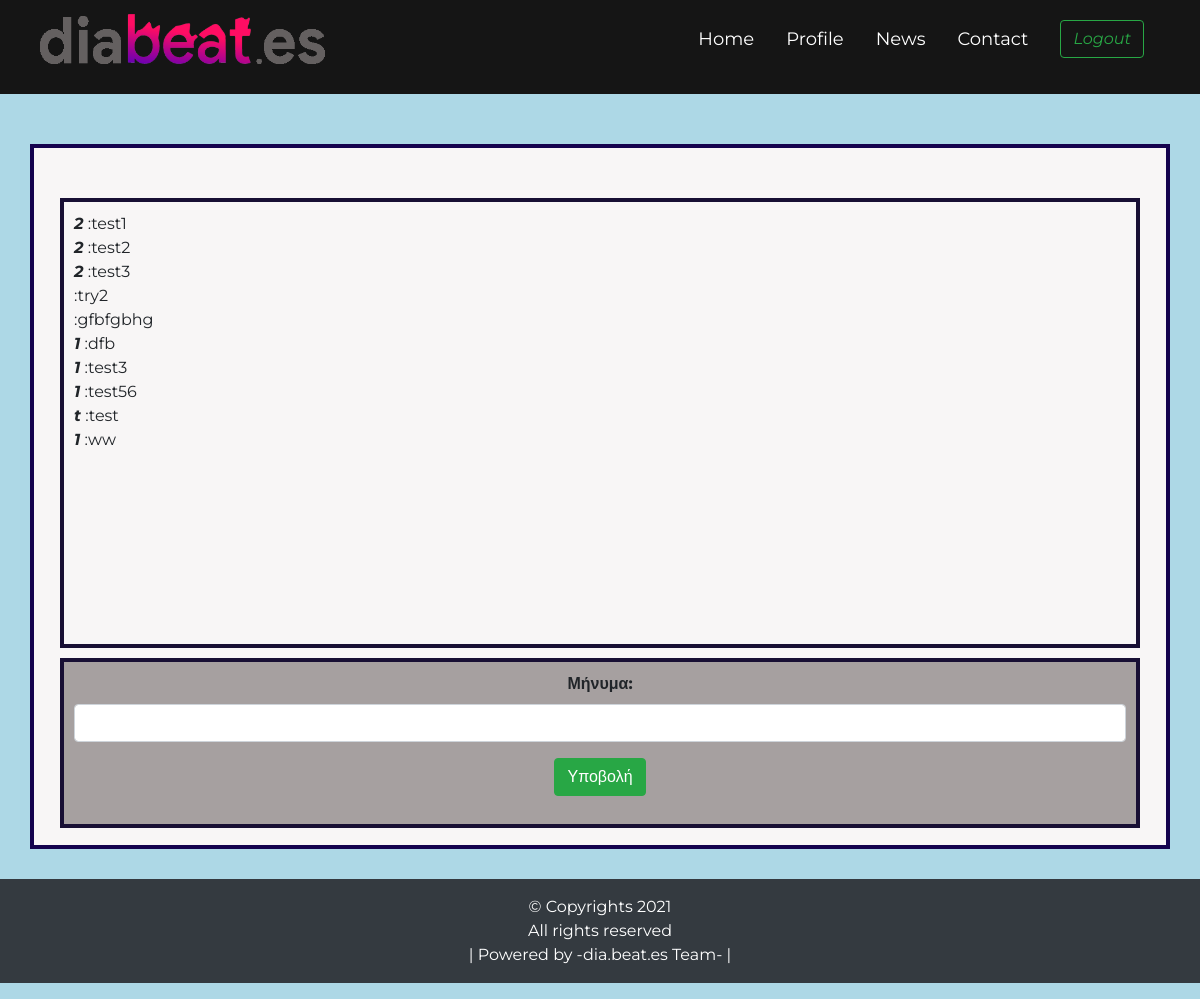
/contact.php (signed in), run on the app's committed database.
### tables this page shows
CREATE TABLE IF NOT EXISTS `contactdata` (
  `id` int(255) NOT NULL AUTO_INCREMENT,
  `user` varchar(255) NOT NULL,
  `message` varchar(255) NOT NULL,
  PRIMARY KEY (`id`)
);

### contact.php (the view, shortened to what this page needs)
<!DOCTYPE html>
<html lang="en">
<head>
    <link rel="stylesheet" href="https://maxcdn.bootstrapcdn.com/bootstrap/4.3.1/css/bootstrap.min.css">
    <link rel="stylesheet" type="text/css" href="./css/contactstyle.css">
</head>
<?php include 'navbar.php'; ?>
<body style="background-color: lightblue;">
<div   class="container" style= "margin-top:50px">
<div   class="container3" style= "margin-top:50px">
 <?php
    $conn = mysqli_connect("localhost","root","","diabeates");
   $sql="SELECT user,message from contactdata";
   $result =$conn-> query($sql);
   if ($result-> num_rows >0){
   while ($row = $result-> fetch_assoc()){
    echo "</td><td><b><i>" .$row["user"]. "</td><td></b></i>";
    echo "</td><td>:" . $row["message"]. "</td><td>";
    }
  }
   else{
    echo "No Result";
   }
 ?>
</div>
<div   class="container2" style= "margin-top:10px">
        <form action="contactinfo.php" method="post">
         <div class="form-group">
             <label><b>Μήνυμα:</b></label>
             <input type="text" name="message" autocomplete="off" class="form-control" required></input>
          </div>
            <button type="submit" class="btn btn-success">Υποβολή</button>
       </form>
        </div>
</div>
</body>
<footer>
    <p class="p-3 bg-dark text-white text-center position:absolute bottom:0">&copy; Copyrights 2021<br>
    All rights reserved
    <br>
    | Powered by -dia.beat.es Team- |
    </p>
</footer>
</html>

### css/contactstyle.css (style rules this page uses)
* { margin:0; padding:0; box-sizing:border-box; font-family:'Arial'; }
.container { height: 705px; position: relative; border: 4px solid rgb(21, 3, 78); background-color: rgb(248, 246, 246); margin-top: 80px; margin-bottom: 30px; }
.container2 { height: 170px; text-align: center; position: relative; border: 4px solid rgb(24, 15, 52); width: 1080px; background-color: rgba(150, 144, 144, 0.83); left:1%; padding: 10px; }
.container3 { height: 450px; text-align: left; position: relative; border: 4px solid rgb(24, 15, 52); width: 1080px; background-color: rgba(248, 246, 246); left:1%; padding: 10px; }
.form-group { cursor: pointer }

### css/navbar.css (style rules this page uses)
* { margin: 0; padding: 0; box-sizing: border-box; font-family: 'Montserrat',sans-serif; }

### data on the page
contactdata: user "2", message "test1"
contactdata: user "2", message "test2"
contactdata: user "2", message "test3"
contactdata: message "try2"
contactdata: message "gfbfgbhg"
contactdata: user "1", message "dfb"
contactdata: user "1", message "test3"
contactdata: user "1", message "test56"
contactdata: user "t", message "test"
contactdata: user "1", message "ww"
